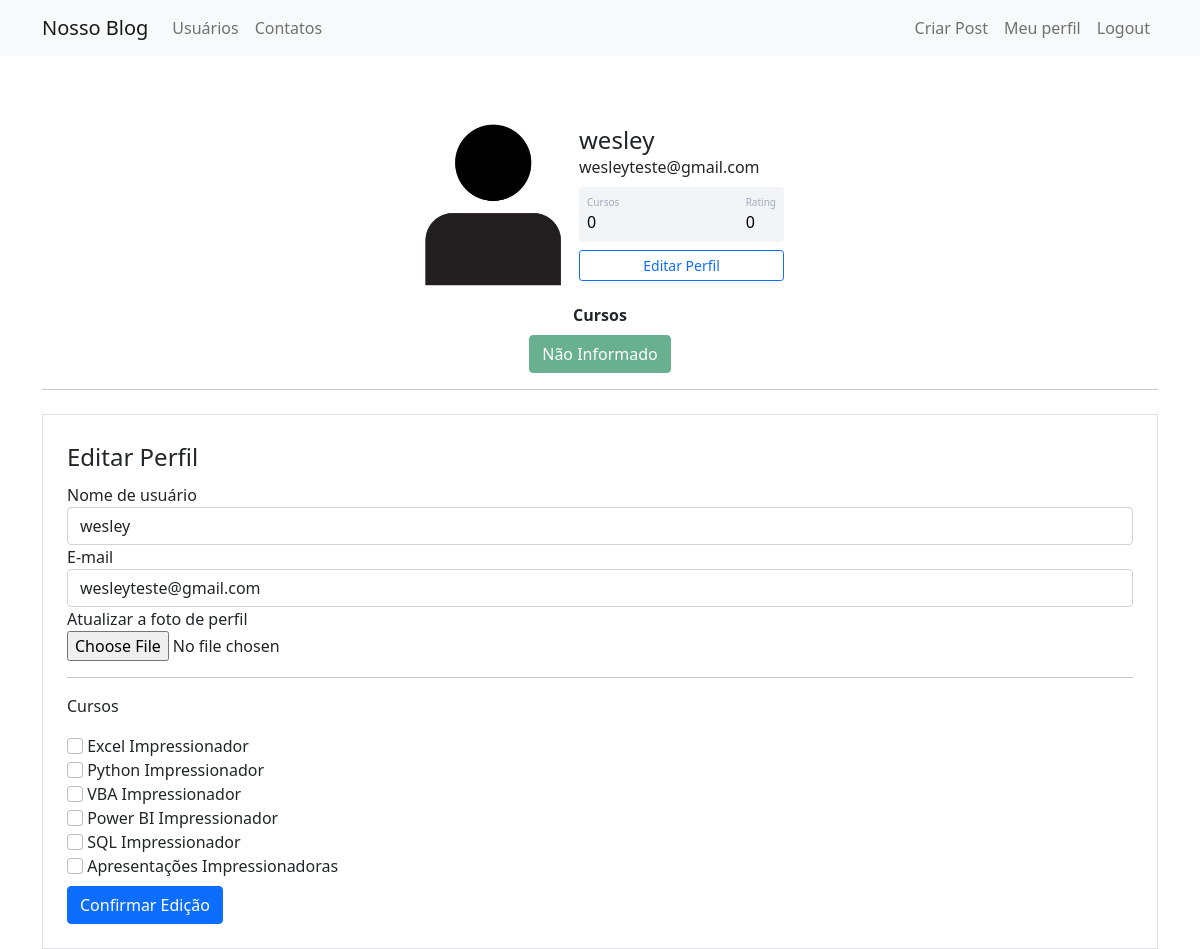
The page /perfil/editar (signed in) on the database its author committed.
### comunidadeimpressionadora/models.py (models this page shows)
class Usuario(database.Model, UserMixin):
    id = database.Column(database.Integer, primary_key=True)
    username = database.Column(database.String, nullable=False)
    email = database.Column(database.String, nullable=False, unique=True)
    senha = database.Column(database.String, nullable=False)
    foto_perfil = database.Column(database.String, default='default.jpg')
    post = database.relationship('Post', backref='autor', lazy=True)
    cursos = database.Column(database.String, nullable=False, default='Não Informado')

### comunidadeimpressionadora/routes.py (the view)
@app.route('/perfil/editar', methods=['GET','POST'])
@login_required
def editarperfil():
    form_editarperfil = FormEditarPerfil()
    if form_editarperfil.validate_on_submit():
        current_user.email = form_editarperfil.email.data
        current_user.username = form_editarperfil.username.data
        if form_editarperfil.foto_perfil.data:
            nome_imagem = salvar_imagem(form_editarperfil.foto_perfil.data)
            current_user.foto_perfil = nome_imagem
        current_user.cursos = atualizar_cursos(form_editarperfil)
        database.session.commit()
        flash(f'Perfil atualizado com sucesso.','alert-success')
        return redirect(url_for('perfil'))
    elif request.method == "GET":
        form_editarperfil.email.data = current_user.email
        form_editarperfil.username.data = current_user.username
    foto_perfil = url_for('static', filename='profile_images/{}'.format(current_user.foto_perfil))
    return render_template('editarperfil.html', foto_perfil=foto_perfil, form_editarperfil=form_editarperfil)

### comunidadeimpressionadora/forms.py (shortened to what this page needs)
class FormEditarPerfil(FlaskForm):
    username = StringField('Nome de usuário', validators=[DataRequired()])
    email = StringField('E-mail', validators=[DataRequired(), Email()])
    foto_perfil = FileField('Atualizar a foto de perfil',validators=[FileAllowed(['jpg','png'])])
    curso_excel = BooleanField('Excel Impressionador')
    curso_python = BooleanField('Python Impressionador')
    curso_vba = BooleanField('VBA Impressionador')
    curso_powerbi = BooleanField('Power BI Impressionador')
    curso_sql = BooleanField('SQL Impressionador')
    curso_ppt = BooleanField('Apresentações Impressionadoras')
    botao_submit_editarperfil = SubmitField('Confirmar Edição')

### comunidadeimpressionadora/models.py (called while the page is built)
@login_manager.user_loader
def load_usuario(id_usuario):
    return Usuario.query.get(int(id_usuario))

### comunidadeimpressionadora/templates/editarperfil.html (shortened to what this page needs)
{% extends '/perfil.html' %}
{% block form_editarperfil %}
<div class="container">
    <hr>
    <div class="row">
        <div class="col">
            <form method="POST" action="" class="border p-4 mt-2" enctype="multipart/form-data">
                <legend>Editar Perfil</legend>
                <fieldset>
                    <div class="form-group">
                        {{ form_editarperfil.username.label(class="form-control-label") }}
                        {% if form_editarperfil.username.errors and 'botao_submit_login' in request.form %}
                            {{ form_editarperfil.username(class="form-control is-invalid") }}
                        <div class="invalid-feedback">
                            {% for erro in form_editarperfil.username.errors %}
                                {{ erro }}
                            {% endfor %}
                        </div>
                        {% else %}
                            {{ form_editarperfil.username(class="form-control") }}
                        {% endif %}
                    </div>
                    <div class="form-group">
                        {{ form_editarperfil.email.label(class="form-control-label") }}
                        {% if form_editarperfil.email.errors and 'botao_submit_login' in request.form %}
                            {{ form_editarperfil.email(class="form-control is-invalid") }}
                        <div class="invalid-feedback">
                            {% for erro in form_editarperfil.email.errors %}
                                {{ erro }}
                            {% endfor %}
                        </div>
                        {% else %}
                            {{ form_editarperfil.email(class="form-control") }}
                        {% endif %}
                    </div>
                    <div class="form-group">
                        {{ form_editarperfil.foto_perfil.label }}<br>
                        {{ form_editarperfil.foto_perfil(class="form-control-file") }}
                    </div>
                    <hr>
                    <p>Cursos</p>
                    {% for campo in form_editarperfil %}
                        {% if 'curso_' in campo.name %}
                            <div class="form-group">
                                {{ campo(class="form-check-input") }}
                                {{ campo.label(class="form-check-label") }}
                            </div>
                        {% endif %}
                    {% endfor %}
                </fieldset>
                {{ form_editarperfil.botao_submit_editarperfil(class="btn btn-primary mt-2") }}
            </form>
        </div>
    </div>
</div>
{% endblock %}

### comunidadeimpressionadora/templates/perfil.html
{% extends 'base.html' %}
{% block body %}
<div class="container mt-5 d-flex justify-content-center">
    <div class="card p-3">
        <div class="d-flex align-items-center">
            <div class="image pe-2">
            <img src="{{ foto_perfil }}" class="rounded" width="155" >
            </div>
            <div class="ml-3 w-100">
                <h4 class="mb-0 mt-0">{{ current_user.username }}</h4>
                <span>{{ current_user.email }}</span>
                <div class="p-2 mt-2 bg-primary d-flex justify-content-between rounded text-white stats">
                    {% if 'Não Informado' in current_user.cursos or current_user.cursos == '' %}
                    <div class="d-flex flex-column">
                        <span class="articles">Cursos</span>
                        <span class="number1">0</span>
                    </div>
                    {% else %}
                    <div class="d-flex flex-column">
                        <span class="articles">Cursos</span>
                        <span class="number1">{{ current_user.cursos.count(';') + 1}}</span>
                    </div>
                    {% endif %}
                    <div class="d-flex flex-column">
                        <span class="rating">Rating</span>
                        <span class="number3">0</span>
                    </div>
                </div>
                <div class="button mt-2 d-flex flex-row align-items-center">
                    <a class="w-100" href="{{ url_for('editarperfil') }}"><button class="btn btn-sm btn-outline-primary w-100">Editar Perfil</button></a>
                </div>
            </div>
        </div>
    </div>
</div>
<div class="row justify-content-center">
    <div class="col col-4" style="text-align: center">
        <strong>Cursos</strong><br>
        {% if current_user.cursos %}
            {% for curso in current_user.cursos.split(';') %}
            <button type="button" class="btn btn-success mt-2" disabled>{{ curso }}</button>
            {% endfor %}
        {% else %}
            <p> Nenhum curso cadastrado </p>
        {% endif %}
    </div>
</div>
{% block form_editarperfil %}
{% endblock %}
{% endblock %}

### comunidadeimpressionadora/static/main.css (style rules this page uses)
.card { width: 400px; border: none; border-radius: 10px; background-color: #fff; }
.stats { background: #f2f5f8 !important; color: #000 !important; }
.articles { font-size:10px; color: #a1aab9; }
.number1 { font-weight:500; }
.rating { font-size:10px; color: #a1aab9; }
.number3 { font-weight:500; }

### rows shown on the page
Usuario: username "wesley", email "wesleyteste@gmail.com", cursos "Não Informado"

### other values the page prints
{{ campo.label(class="form-check-label") }} "Excel Impressionador" "Python Impressionador" "VBA Impressionador" "Power BI Impressionador" "SQL Impressionador" "Apresentações Impressionadoras"
